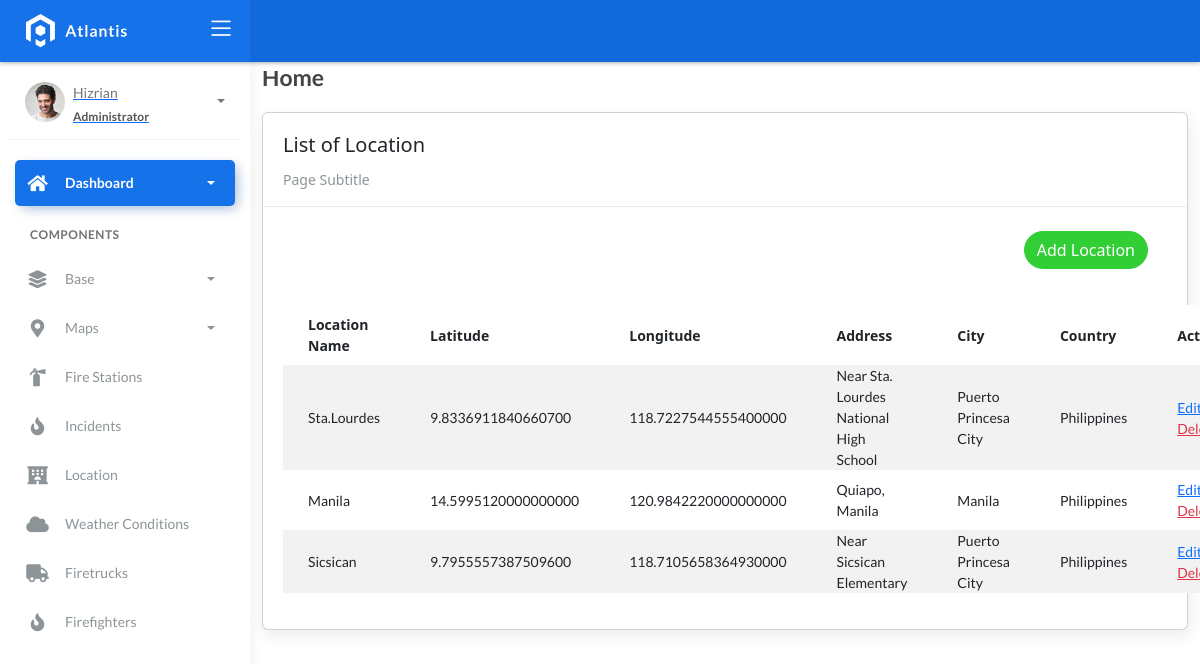
/location_list, run on an earlier commit of the app's database.
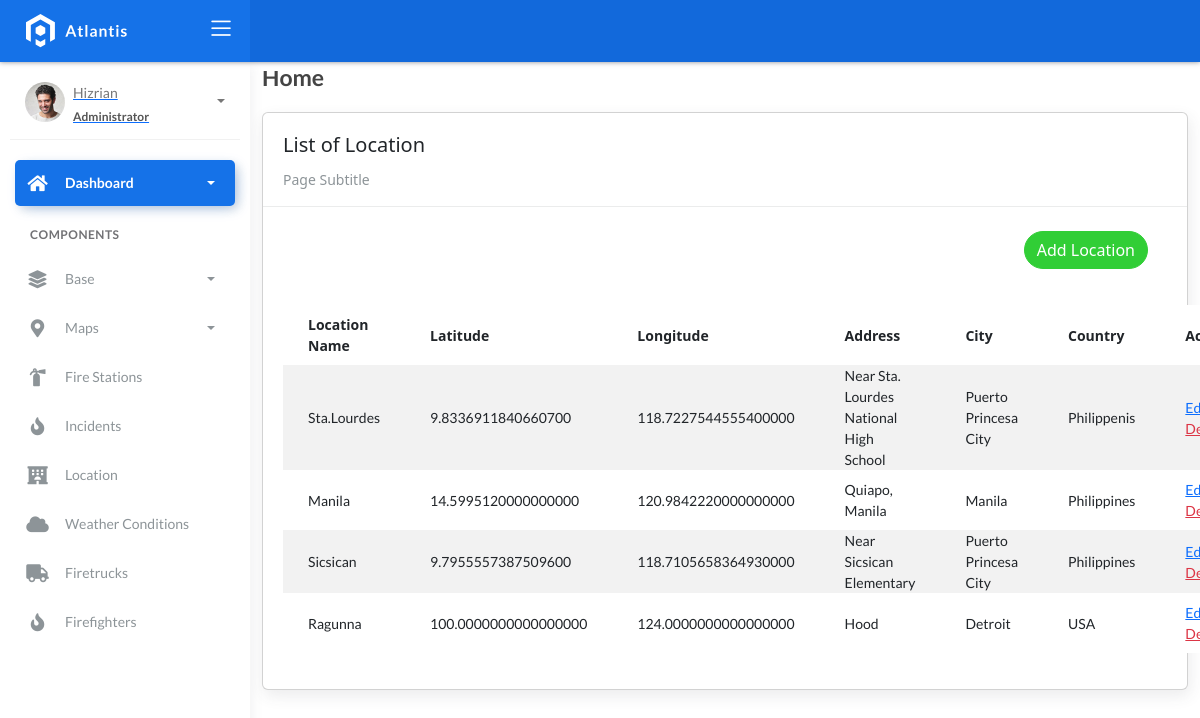
And on a later commit of the database.
### fire/models.py (models this page shows, shortened)
class BaseModel(models.Model):
    created_at = models.DateTimeField(auto_now_add=True, db_index=True)
    updated_at = models.DateTimeField(auto_now=True)
    class Meta:
        abstract = True

class Locations(BaseModel):
    name = models.CharField(max_length=150)
    latitude = models.DecimalField(
        max_digits=22, decimal_places=16, null=True, blank=True)
    longitude = models.DecimalField(
        max_digits=22, decimal_places=16, null=True, blank=True)
    address = models.CharField(max_length=150)
    city = models.CharField(max_length=150)  # can be in separate table
    country = models.CharField(max_length=150)  # can be in separate table

### fire/views.py (the view)
# urls.py: path('location_list', LocationList.as_view(), name='location-list'),
class LocationList(ListView):
    model = Locations
    context_object_name = 'location'
    template_name = 'location_list.html'
    paginate_by = 5

### templates/location_list.html (shortened to what this page needs)
{% extends 'base.html' %}{% load static %}{% block content %}
<div class="content">
    <div class="container-fluid">
        <h4 class="page-title">Home</h4>
        <div class="row">
            <div class="col-md-12">
                <div class="card">
                    <div class="card-header">
                        <div class="card-title">List of Location</div>
                        <div class="card-category">Page Subtitle</div>
                    </div>
                    <br />
                        <div class="col-md-12 row">
                            <div class="col-md-12">
                                <div class="pull-right">
                                    <a href="{% url 'location-add' %}" class="btn btn-success btn-rounded"> Add Location</a>
                                </div>
                            </div>
                        </div>
                    <div class="card-body">
                        <table class="table table-striped mt-3">
                            <thead>
                                <tr>
                                    <th scope="col">Location Name</th>
                                    <th scope="col">Latitude</th>
                                    <th scope="col">Longitude</th>
                                    <th scope="col">Address</th>
                                    <th scope="col">City</th>
                                    <th scope="col">Country</th>
                                    <th scope="col">Action</th>
                                </tr>
                            </thead>
                            <tbody>
                                {% for object in object_list %}
                                    <tr>
                                        <td>{{ object.name }}</td>
                                        <td>{{ object.latitude }}</td>
                                        <td>{{ object.longitude }}</td>
                                        <td>{{ object.address }}</td>
                                        <td>{{ object.city }}</td>
                                        <td>{{ object.country }}</td>
                                        <td>
                                            <a href="location_list/{{ object.id }}">Edit</a>
                                            <a href="location_list/{{ object.id }}/delete" class="text-danger">Delete</a>
                                        </td>
                                    </tr>
                                {% endfor %}
                            </tbody>
                        </table>
                    </div>
                </div>
            </div>
        </div>
    </div>
</div>
{% endblock %}

### templates/base.html (shortened to what this page needs)
{% load static %}
<!DOCTYPE html>
<html lang="en">
  <head>
    <link rel="stylesheet" href="{% static 'css/bootstrap.min.css' %}" />
    <link rel="stylesheet" href="{% static 'css/atlantis.min.css' %}" />
    <link rel="stylesheet" href="https://cdn.jsdelivr.net/npm/bootstrap@5.3.0/dist/css/bootstrap.min.css" />
    <link href="https://cdnjs.cloudflare.com/ajax/libs/toastr.js/latest/css/toastr.min.css" rel="stylesheet"/>
    <link rel="stylesheet" href="{% static 'css/demo.css' %}" />
  </head>
  <body>
    {% include 'includes/toast.html' %}
    <div class="wrapper">
      <div class="main-header">
        <div class="logo-header" data-background-color="blue">
          <a href="index.html" class="logo">
            <img src="{% static 'img/logo.svg' %}" alt="navbar brand" class="navbar-brand" />
          </a>
          <div class="nav-toggle">
            <button class="btn btn-toggle toggle-sidebar">
              <i class="icon-menu"></i>
            </button>
          </div>
        </div>
        <nav class="navbar navbar-header navbar-expand-lg" data-background-color="blue2">
        </nav>
      </div>
      <div class="sidebar sidebar-style-2">
        <div class="sidebar-wrapper scrollbar scrollbar-inner">
          <div class="sidebar-content">
            <div class="user">
              <div class="avatar-sm float-left mr-2">
                <img src="{% static 'img/profile.jpg' %}" alt="..." class="avatar-img rounded-circle" />
              </div>
              <div class="info">
                <a data-toggle="collapse" href="#collapseExample" aria-expanded="true">
                  <span>
                    Hizrian
                    <span class="user-level">Administrator</span>
                    <span class="caret"></span>
                  </span>
                </a>
              </div>
            </div>
            <ul class="nav nav-primary">
              <li class="nav-item active">
                <a data-toggle="collapse" href="#dashboard" class="collapsed" aria-expanded="false">
                  <i class="fas fa-home"></i>
                  <p>Dashboard</p>
                  <span class="caret"></span>
                </a>
              </li>
              <li class="nav-section">
                <h4 class="text-section">Components</h4>
              </li>
              <li class="nav-item">
                <a data-toggle="collapse" href="#base">
                  <i class="fas fa-layer-group"></i>
                  <p>Base</p>
                  <span class="caret"></span>
                </a>
              </li>
              <li class="nav-item">
                <a data-toggle="collapse" href="#maps">
                  <i class="fas fa-map-marker-alt"></i>
                  <p>Maps</p>
                  <span class="caret"></span>
                </a>
              </li>
              <li class="nav-item">
                <a href="{% url 'firestation-list' %}">
                  <i class="fas fa-fire-extinguisher"></i>
                  <p>Fire Stations</p>
                </a>
              </li>
              <li class="nav-item">
                <a href="{% url 'incident-list' %}">
                  <i class="fas fa-fire"></i>
                  <p>Incidents</p>
                </a>
              </li>
              <li class="nav-item">
                <a href="{% url 'location-list' %}">
                  <i class="fas fa-hotel"></i>
                  <p>Location</p>
                </a>
              </li>
              <li class="nav-item">
                <a href="{% url 'weather-list' %}">
                  <i class="fas fa-cloud"></i>
                  <p>Weather Conditions</p>
                </a>
              </li>
              <li class="nav-item">
                <a href="{% url 'firetruck-list' %}">
                  <i class="fas fa-truck"></i>
                  <p>Firetrucks</p>
                </a>
              </li>
              <li class="nav-item">
                <a href="{% url 'firefighters-list' %}">
                  <i class="fas fa-fire"></i>
                  <p>Firefighters</p>
                </a>
              </li>
            </ul>
          </div>
        </div>
      </div>
      <div class="main-panel">
        <div class="content">
          {% block content %}
          {% endblock %}
          </div>
        </div>
        <footer class="footer">
          <div class="container-fluid">
            <nav class="pull-left">
              <ul class="nav">
                <li class="nav-item">
                  <a class="nav-link" href="https://www.themekita.com"> ThemeKita </a>
                </li>
                <li class="nav-item">
                  <a class="nav-link" href="#"> Help </a>
                </li>
                <li class="nav-item">
                  <a class="nav-link" href="#"> Licenses </a>
                </li>
              </ul>
            </nav>
            <div class="copyright ml-auto">2018, made with  by <a href="https://www.themekita.com">ThemeKita</a></div>
          </div>
        </footer>
      </div>
  </body>
</html>

### templates/includes/toast.html (shortened to what this page needs)
<div aria-live="polite" aria-atomic="true" class="position-fixed top-0 end-0 p-3" style="z-index: 1050">
</div>

### templates/base.html (style rules this page uses)
.nav-item a { text-decoration: none !important; }

What changed in the data, as far as the page shows it:
changed Locations "Sta.Lourdes": country "Philippines" → "Philippenis"
added Locations: name "Ragunna", latitude "100.0000000000000000", longitude "124.0000000000000000", address "Hood", city "Detroit", country "USA"
